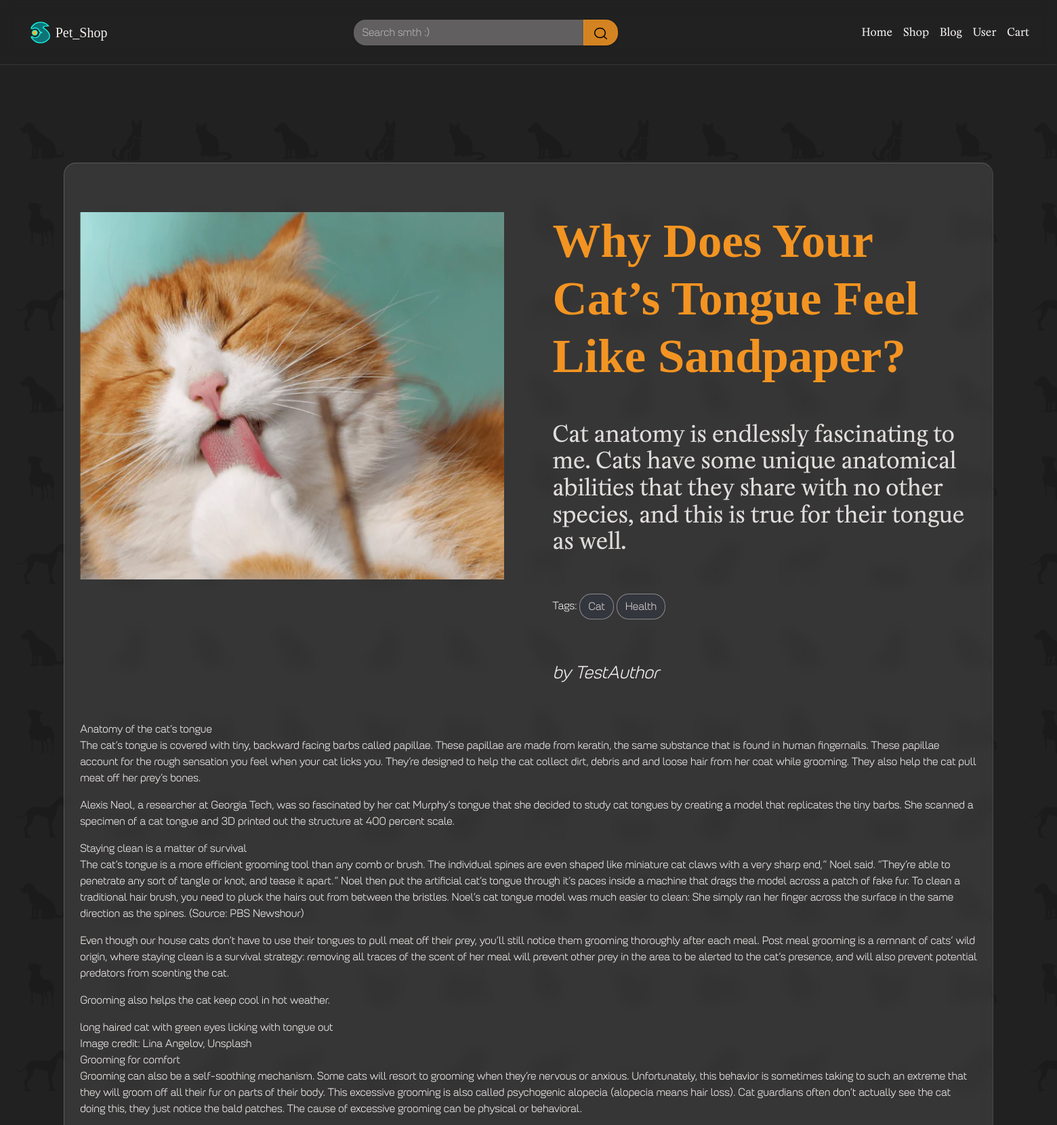
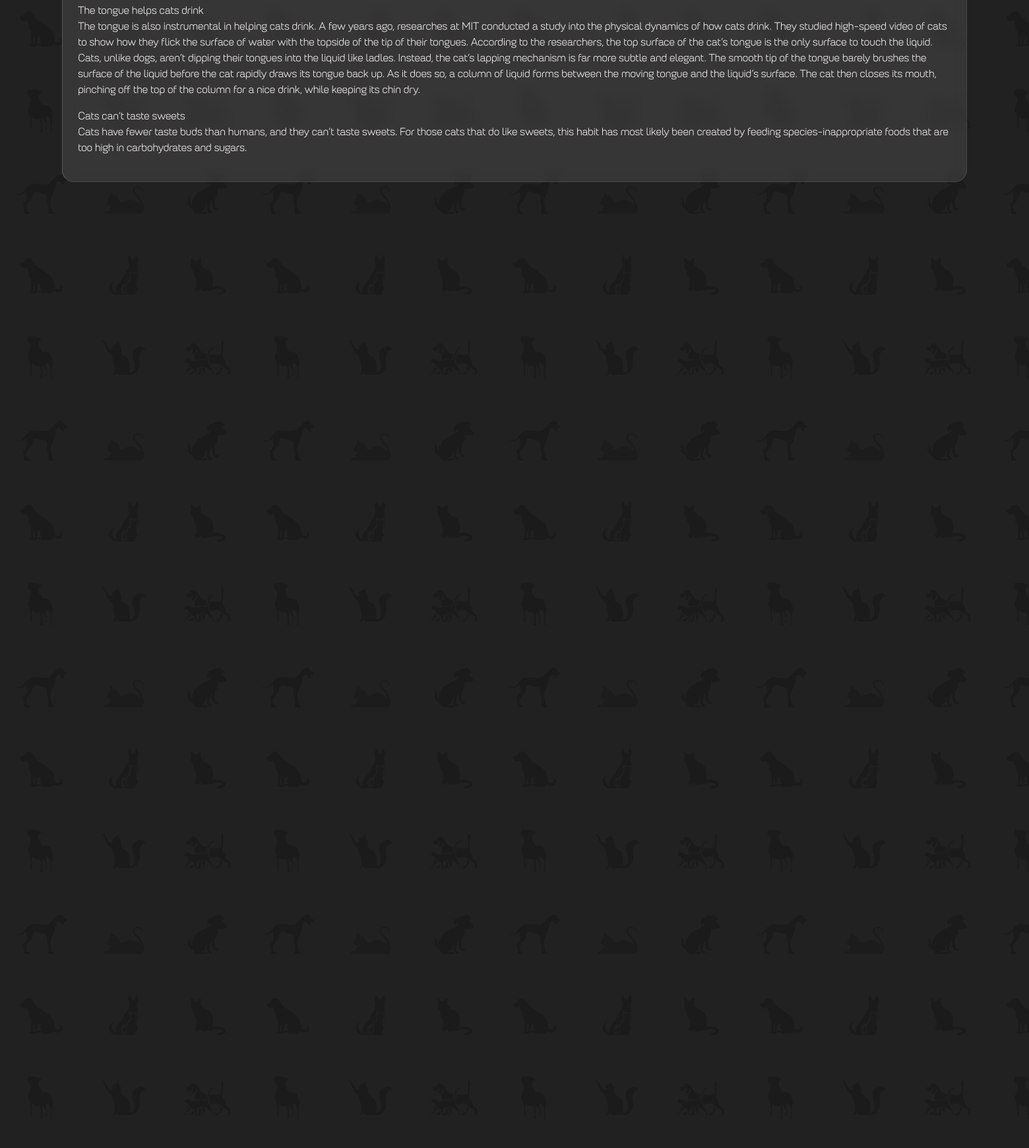
The page /blog/why-does-your-cats-tongue-feel-like-sandpaper/ (upper part) on the database its author committed (2 pictures, top to bottom).
### Blog/models.py (models this page shows, shortened)
class Post(models.Model):
    class Status(models.IntegerChoices):
        DRAFT = 0, 'Draft'
        PUBLISHED = 1, 'Published'
    author = models.ForeignKey(User, on_delete=models.CASCADE, related_name='author')
    title = models.CharField(max_length=50, db_index=True)
    slug = models.SlugField(max_length=75, unique=True, db_index=True, verbose_name='URL')
    main_photo = models.ImageField(upload_to='blog_photos/%Y/%m/%d',
                                   blank=True, verbose_name='Main photo')
    summary = models.TextField(max_length=255, db_index=True)
    content = models.TextField(db_index=True)
    time_create = models.DateTimeField(auto_now_add=True)
    time_updated = models.DateTimeField(auto_now=True)
    is_published = models.BooleanField(default=False)
    tags = models.ManyToManyField('PostTag', blank=True, related_name='tags')
    objects = models.Manager()
    published = PublishedManager()
    class Meta:
        ordering = ['-time_create']
        indexes = [
            models.Index(fields=['-time_create'])
        ]

class PostTag(models.Model):
    tag_name = models.CharField(max_length=20, unique=True, db_index=True, verbose_name='Tag')
    tag_slug = models.SlugField(max_length=20, unique=True, verbose_name='URL')

### User/models.py (models this page shows, shortened)
class User(AbstractUser):
    profile_photo = models.ImageField(upload_to='avatars/%Y/%m/%d', blank=True,
                                      default='Images/default_avatar.webp',
                                      verbose_name='Avatar')
    user_slug = models.SlugField(unique=True)

### Blog/views.py (the view)
# urls.py: path('blog/<slug:slug>/', views.PostView.as_view(), name='post'),
class PostView(DetailView):
    model = Post
    template_name = 'Blog/Post.html'
    context_object_name = 'post'
    slug_url_kwarg = 'slug'
    def get_context_data(self, *, object_list=None, **kwargs):
        context = super().get_context_data(**kwargs)
        context['tagz'] = [t for t in context['post'].tags.all()]
        context['title'] = context['post'].title
        return context
    def get_object(self, queryset=None):
        return get_object_or_404(Post.published, slug=self.kwargs[self.slug_url_kwarg])

### Blog/models.py (called while the page is built)
    def get_queryset(self):
        return super().get_queryset().filter(is_published=Post.Status.PUBLISHED)

### Blog/templates/Blog/Post.html
{% extends 'base.html' %}
{% block content %}
    <div class="main_container mt-5">
        <div class="mt-5">
            <div class="clearfix back-drop blog_post pt-5">
                <div class="row">
                    <div class="col-lg-6 d-flex justify-content-center">
                        {% if post.main_photo %}
                        <img src='{{ post.main_photo.url }}' class="text-center blog_main_image" alt="...">
                        {% endif %}
                    </div>
                    <div class="col-lg-6">
                        <h1 class='blog_body blog-title'>{{ post.title }}</h1>
                        <h3 class="blog_body blog_summary">{{ post.summary }}</h3>
                        <p class="blog_body">
                            {% if tagz %}
                                Tags:
                                {% for t in tagz %}
                                    <a href="/tag/{{ t.tag_slug }}/" class="btn">{{ t.tag_name }}</a>
                                {% endfor %}
                            {% endif %}
                        </p>
                    <h4 class="blog_body blog_author"> by {{ post.author.username }} </h4>
                    </div>
                </div>
                <div class="blog_body blog_content">
                    {{ post.content|linebreaks }}
                </div>
            </div>
        </div>
    </div>
{% endblock %}

### static/css/skin_default.css (style rules this page uses)
body { background-color: #212121; color: rgb(244, 239, 238); }
h1 { color: rgb(243, 148, 34); }
h3 { color: rgba(244, 239, 238, 0.9); }
a { color: rgba(13, 115, 119, 1) }
.back-drop { backdrop-filter: blur(10px); }
.blog_post { background-color: rgba(244, 239, 238, 0.1); border-top-color: rgba(244, 239, 238, 0.2); border-left-color: rgba(244, 239, 238, 0.2); border-right-color: rgba(244, 239, 238, 0.1); border-bottom-color: rgba(244, 239, 238, 0.1); }
.btn { --bs-btn-color: rgba(244, 239, 238, .85); --bs-btn-bg: rgba(41, 58, 128, .1); --bs-btn-border-color: rgba(244, 239, 238, .45); --bs-btn-hover-bg: rgba(83, 126, 197, .05); --bs-btn-hover-color: #D2FFFA; --bs-btn-hover-border-color: rgba(244, 239, 238, .45); --bs-btn-active-color: rgba(244, 239, 238, .45); --bs-btn-active-bg: rgba(41, 58, 128, .2); --bs-btn-disabled-bg: none; --bs-btn-disabled-color: rgba(41, 58, 128); --bs-btn-disabled-border-color: rgba(41, 58, 128); border-radius: 1.125rem; }

### rows shown on the page
Post: main_photo (picture), title "Why Does Your Cat’s Tongue Feel Like Sandpaper?", summary "Cat anatomy is endlessly fascinating to me. Cats have some unique anatomical abilities that they share with no other species, and this is true for their tongue as well.", author.username "TestAuthor", content "Anatomy of the cat’s tongue The cat’s tongue is covered with tiny, backward facing barbs called papillae. These papillae are made from keratin, the same substance that is found in human fingernails. These papillae account for the rough sensation you feel when your cat licks you. They’re designed to help the cat collect dirt, debris and and loose hair from her coat while grooming. They also help the cat pull meat off her prey’s bones. Alexis Neol, a researcher at Georgia Tech, was so fascinated by her cat Murphy’s tongue that she decided to study cat tongues by creating a model that replicates the tiny barbs. She scanned a specimen of a cat tongue and 3D printed out the structure at 400…"
PostTag: tag_name "Cat"
PostTag: tag_name "Health"
